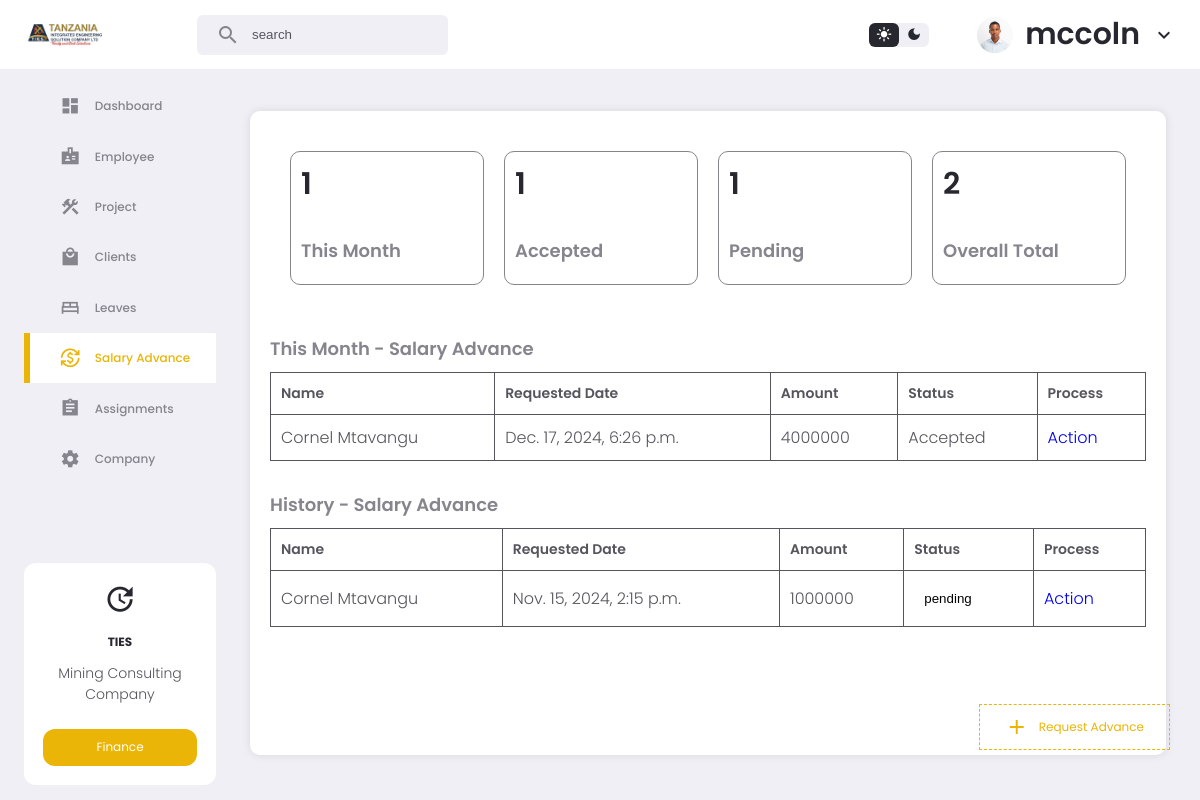
/salaryAdvance/ (signed in), run on the app's committed database.
### app/models.py (models this page shows, shortened)
class CustomUser(AbstractUser):
    email = models.EmailField(unique=True)
    phone = models.CharField(max_length=15, null=True,blank=True, default="null")
    image = models.ImageField(upload_to='media/', blank=True, null=True)
    middle_name = models.CharField(max_length=100, null=True, blank=True)
    gender = models.CharField(max_length=100, null=True, blank=True)
    birthDate = models.DateField(null=True, blank=True)
    nextKinName = models.CharField(max_length=100, null=True, blank=True)
    nextKinRelation = models.CharField(max_length=100, null=True, blank=True)
    nextKinAddress = models.CharField(max_length=100, null=True, blank=True)
    nextKinPhone = models.CharField(max_length=100, null=True, blank=True)
    nida = models.CharField(max_length=100, null=True, blank=True)
    homeAddress = models.CharField(max_length=100, null=True, blank=True)
    uniName = models.CharField(max_length=100, null=True, blank=True)
    uniLevel = models.CharField(max_length=100, null=True, blank=True)
    uniCourse = models.CharField(max_length=100, null=True, blank=True)
    startYear = models.CharField(max_length=100, null=True, blank=True)
    endYear = models.CharField(max_length=100, null=True, blank=True)
    role = models.CharField(max_length=50, null=True,blank=True, default="user")
    signedDate = models.DateField(null=True, blank=True)
    expireDate = models.DateField(null=True, blank=True)
    contractDuration = models.CharField(max_length=100, null=True, blank=True)
    remainDuration = models.CharField(max_length=100, null=True, blank=True)
    attachment = models.FileField(upload_to='attachments/', null=True, blank=True)

class SalaryAdvance(models.Model):
    name = models.ForeignKey(CustomUser, on_delete=models.CASCADE)
    typeOf = models.CharField(max_length=100)
    status = models.CharField(max_length=10000, default='pending')
    amount = models.IntegerField()
    date_applied = models.DateTimeField(auto_now_add=True)

### app/views.py (the view)
# urls.py: path('salaryAdvance/', views.salaryAdvance, name='salaryAdvance'),
def salaryAdvance(request):
    today = timezone.now()
    start_of_month = today.replace(day=1)
    end_of_month = (start_of_month + timedelta(days=32)).replace(day=1) - timedelta(days=1)
    this_month_records = SalaryAdvance.objects.filter(date_applied__gte=start_of_month, date_applied__lte=end_of_month).order_by('-id')
    past_records = SalaryAdvance.objects.filter(date_applied__lt=start_of_month).order_by('-id')
    total_this_month = this_month_records.count()
    overall_total = SalaryAdvance.objects.all().count()
    pending_count = SalaryAdvance.objects.filter(status='pending').count()
    accepted_count = SalaryAdvance.objects.filter(status='Accepted').count()
    context = {
        'this_month_records': this_month_records,
        'past_records': past_records,
        'total_this_month': total_this_month,
        'overall_total': overall_total,
        'pending_count': pending_count,
        'accepted_count': accepted_count,
    }
    return render(request, 'app/salaryAdvance.html', context)

### app/templatetags/custom_filters.py (called while the page is built)
@register.filter(name='is_in_group')
def is_in_group(user, group_name):
    return user.groups.filter(name=group_name).exists()

### app/templates/app/salaryAdvance.html (shortened to what this page needs)
{% extends 'app/base2.html' %}
{% load static %}
{% block content %}
<section class="salary">
    <div class="top">
        <div class="card">
            <h5>{{total_this_month}}</h5>
            <h6>This Month</h6>
        </div>
        <div class="card">
            <h5>{{accepted_count}}</h5>
            <h6>Accepted</h6>
        </div>
        <div class="card">
            <h5>{{pending_count}}</h5>
            <h6>Pending</h6>
        </div>
        <div class="card">
        <h5>{{overall_total}}</h5>
            <h6>Overall Total</h6>
        </div>
    </div>
    <h6>This Month - Salary Advance</h6>
    <table>
        <tr>
            <th>Name</th>
            <th>Requested Date</th>
            <th>Amount</th>
            <th>Status</th>
            <th>Process</th>
        </tr>
        {% for i in this_month_records %}
        <tr>
            <td>{{i.name.first_name}} {{i.name.last_name}}</td>
            <td>{{i.date_applied}}</td>
            <td>{{i.amount}}</td>
            <td>{{i.status}}</td>
            <td><a href="{% url 'salaryAdvanceDetails' i.id %}">Action</a></td>
        </tr>
        {% endfor %}
    </table>
    <h6>History - Salary Advance</h6>
    <table>
        <tr>
            <th>Name</th>
            <th>Requested Date</th>
            <th>Amount</th>
            <th>Status</th>
            <th>Process</th>
        </tr>
        {% for i in past_records %}
        <tr>
            <td>{{i.name.first_name}} {{i.name.last_name}}</td>
            <td>{{i.date_applied}}</td>
            <td>{{i.amount}}</td>
            <td><button>{{i.status}}</button></td>
            <td><a href="{% url 'salaryAdvanceDetails' i.id %}">Action</a></td>
        </tr>
        {% endfor %}
    </table>
    <div>
        <div class="add" id="openModalBasic">
            <span class="material-icons-sharp">add</span>
            Request Advance
        </div>
    </div>
</section>
{% endblock %}

### app/templates/app/base2.html (shortened to what this page needs)
{% load static %}
{% load custom_filters %}
<!DOCTYPE html>
<html lang="en">
<head>
      <link rel="stylesheet" href="{% static 'app/home2.css' %}">
        <link rel="stylesheet" href="https://cdnjs.cloudflare.com/ajax/libs/cleave.js/1.6.0/addons/cleave-phone.us.css" />
</head>
<body>
    <nav>
        <div class="container">
            <img src="{% static 'app/images/logo1.png' %}" class="logo" alt="">
            <div class="search-bar">
                <span class="material-icons-sharp">search</span>
                <input type="search" placeholder="search">
            </div>
            <div class="profile-area">
                <div class="theme-btn">
                    <span class="material-icons-sharp active">light_mode</span>
                    <span class="material-icons-sharp">dark_mode</span>
                </div>
                <div class="profile">
                    <div class="profile-photo">
                        {% if user.image %}
                        <img src="{{user.image.url}}" alt="">
                        {% else %}
                        <img src="{% static 'app/images/profile-1.jpg' %}" alt="">
                        {% endif %}
                    </div>
                    <h5>{{user.username}}</h5>
                    <span class="material-icons-sharp">expand_more</span>
                </div>
            </div>
        </div>
    </nav>
    <main>
        <aside>
            <div class="sidebar">
                <a href="{% url 'home' %}" class="{% if request.path == '/' %}active{% endif %}">
                    <span class="material-icons-sharp">dashboard</span>
                    <h4>Dashboard</h4>
                </a>
                {% if user|is_in_group:"directors" or user|is_in_group:"hr" %}
                <a href="{% url 'employees' %}" class="{% if request.path == '/employees/' %}active{% endif %}">
                    <span class="material-icons-sharp">badge</span>
                    <h4>Employee</h4>
                </a>
                {% else%}
                <a href="{% url 'user_details' %}" class="{% if request.path == '/employees/' %}active{% endif %}">
                    <span class="material-icons-sharp">badge</span>
                    <h4>Profile</h4>
                </a>
                {% endif %}
                {% if user|is_in_group:"finance" or user|is_in_group:"directors" or user|is_in_group:"hr" %}
                    <a href="{% url 'project' %}" class="{% if request.path == '/project/' %}active{% endif %}">
                        <span class="material-icons-sharp">construction</span>
                        <h4>Project</h4>
                    </a>
                    <a href="{% url 'clients' %}" class="{% if request.path == '/clients/' %}active{% endif %}">
                        <span class="material-icons-sharp">local_mall</span>
                        <h4>Clients</h4>
                    </a>
                {% endif %}
                <a href="{% url 'leaves' %}" class="{% if request.path == '/leaves/' %}active{% endif %}">
                    <span class="material-icons-sharp">bed</span>
                    <h4>Leaves</h4>
                </a>
                <a href="{% url 'salaryAdvance' %}" class="{% if request.path == '/salaryAdvance/' %}active{% endif %}">
                    <span class="material-icons-sharp">currency_exchange</span>
                    <h4>Salary Advance</h4>
                </a>
                <a href="{% url 'assignment' %}" class="{% if request.path == '/assignment/' %}active{% endif %}">
                    <span class="material-icons-sharp">assignment</span>
                    <h4>Assignments</h4>
                </a>
                <a href="{% url 'company' %}" class="{% if request.path == '/company/' %}active{% endif %}">
                    <span class="material-icons-sharp">settings</span>
                    <h4>Company</h4>
                </a>
            </div>
            <div class="updates">
                <span class="material-icons-sharp">update</span>
                <h4>TIES</h4>
                <p>Mining Consulting</p>
                <p>Company</p>
                <a href="{% url 'overview' %}">Finance</a>
            </div>
        </aside>
        {% block content %}
        {% endblock %}
    </main>
</body>
</html>

### app/static/app/home2.css (style rules this page uses)
:root { --color-white: #ffffff; --color-light: #f0eff5; --color-gray-light: #86848c; --color-gray-dark: #56555e; --color-dark: #27282f; --color-primary: rgb(234,181,7); --color-success: rgb(34,202,75); --color-danger: rgb(255,67,54); --color-warning: rgb(71, 7, 234); --color-purple: rgb(160,99,245); --color-primary-light: rgba(71,7,234,0.2); --color-success-light: rgba(34,202,75,0.2); --color-danger-light: rgba(255,67,54,0.2); --color-purple-light: rgba(160,99,245,0.2); --color-warning-light: rgba(234,181,7,0.2); --color-white-light: rgba(255, 255, 255, 0.6); --company-color-1: #1a3048; --company-color-2: #9f893c; --company-color-3: #ffbf00; --card-padding: 1.6rem; --padding-1: 1rem; --padding-2: 8px; --card-border-radius: 1.6rem; --border-radius-1: 1rem; --border-radius-2: 6px; }
* { margin: 0; padding: 0; outline: 0; border: 0; appearance: none; text-decoration: none; list-style: none; box-sizing: border-box; }
html { font-size: 12px; }
body { background: var(--color-light); font-family: poppins, sans-serif; min-height: 100vh; color: var(--color-dark); }
img { width: 100%; }
h4 { font-size: 1rem; }
h5 { font-size: 0.86rem; font-weight: 500; }
h6 { font-size: 0.76rem; }
p { font-size: 0.86rem; color: var(--color-gray-dark); }
nav { width: 100%; background: var(--color-white); padding: 1rem 0; }
nav .container { display: flex; justify-content: space-between; align-items: center; position: relative; width: 96%; margin: 0 auto; }
nav img.logo { width: 7rem; }
nav .search-bar { background: var(--color-light ); padding: var(--padding-2) var(--card-padding); width: 32vm; border-radius: var(--border-radius-2); display: flex; align-items: center; gap: 1rem; color: var(--color-gray-light); position: absolute; left: 15%; }
nav .search-bar input[type="search"] { color: var(--color-dark); background: transparent; width: 100%; }
nav .search-bar input[type="search"]::placeholder { color: var(--color-gray-dark); }
nav .profile-area { display: flex; align-items: center; justify-content: space-between; gap: 4rem; }
nav .profile-area .theme-btn { display: flex; background: var(--color-light); width: 5rem; height: 2rem; border-radius: var(--border-radius-2); cursor: pointer; }
nav .profile-area .theme-btn span { width: 50%; height: 100%; display: flex; align-items: center; justify-content: center; font-size: 1.3rem; }
nav .profile-area .theme-btn .active { background: var(--color-dark); border-radius: var(--border-radius-2); color: var(--color-white); }
nav .profile-area .profile { display: flex; gap: 1rem; align-items: center; }
nav .profile-area .profile-photo { display: block; width: 3rem; height: 3rem; border-radius: 50%; overflow: hidden; }
main { display: grid; grid-template-columns: 16rem auto; gap: 2rem; width: 96%; margin: 1rem auto 4rem; }
main aside { display: flex; flex-direction: column; justify-content: space-between; height: 88vh; }
main aside .sidebar a { display: flex; align-items: center; gap: 1.2rem; height: 4.2rem; color: var(--color-gray-light); position: relative; }
main aside .sidebar a span { font-size: 1.7rem; margin-left: 3rem; transition: all 300ms ease; }
main aside .sidebar a.active { background: var(--color-white); color: var(--color-primary); }
main aside .sidebar a.active:before { content: ""; width: 6px; height: 100%; position: absolute; background: var(--color-primary); }
main aside .sidebar h4 { font-weight: 500; }
main aside .updates { background: var(--color-white); border-radius: var(--border-radius-1); text-align: center; padding: var(--card-padding); }
main aside .updates span { font-size: 2.8rem; }
main aside .updates h4 { margin: 1rem 0; }
main aside .updates a { display: block; width: 100%; background: var(--color-primary); color: var(--color-white); border-radius: var(--border-radius-1); padding: 0.8rem 0; margin-top: 2rem; transition: all 300ms ease; }
table { width: 100%; border: 1px solid var(--company-color-2); margin-top: 10px; }
table tr { color: var(--color-gray-dark); }
table tr th { padding: 10px; background: none; color: var(--color-gray-dark); }
table tr td { padding: 5px; }

### data on the page
CustomUser: image (picture), username "mccoln"
SalaryAdvance: name.first_name "Cornel", name.last_name "Mtavangu", date_applied "Dec. 17, 2024, 6:26 p.m.", amount "4000000", status "Accepted"
SalaryAdvance: name.first_name "Cornel", name.last_name "Mtavangu", date_applied "Nov. 15, 2024, 2:15 p.m.", amount "1000000", status "pending"

### other printed values
{{ total_this_month }} "1"
{{ accepted_count }} "1"
{{ pending_count }} "1"
{{ overall_total }} "2"
